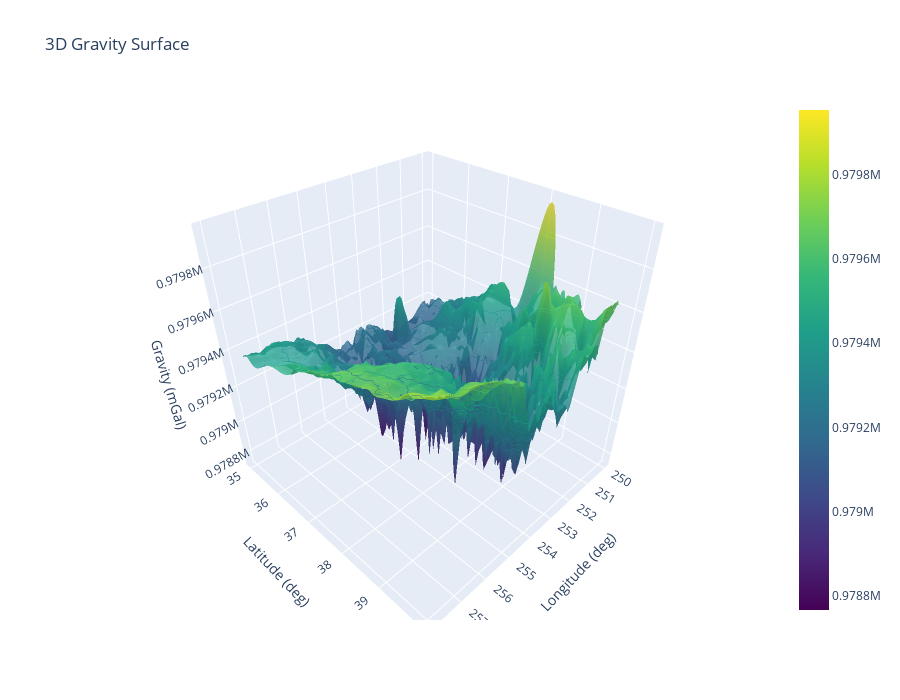

This figure's notebook cell:
### Code cell
import plotly.graph_objects as go
import numpy as np
from scipy.interpolate import griddata

# Ваши данные
longitudes = loader.colorado['longitude(deg)']
latitudes = loader.colorado['latitude(deg)']
heights = loader.colorado[CFG.TARGET]

# Интерполяция
grid_x, grid_y = np.mgrid[
    min(longitudes):max(longitudes):100j,
    min(latitudes):max(latitudes):100j
]
grid_z = griddata(
    (longitudes, latitudes), heights, (grid_x, grid_y), method='cubic'
)

# Создаем 3D-поверхность
fig = go.Figure(data=[go.Surface(
    x=grid_x, y=grid_y, z=grid_z,
    colorscale='Viridis',
    opacity=0.8,
    contours_z=dict(show=True, usecolormap=True))
])

# Настройки макета
fig.update_layout(
    title='3D Gravity Surface',
    scene=dict(
        xaxis_title='Longitude (deg)',
        yaxis_title='Latitude (deg)',
        zaxis_title='Gravity (mGal)',
    ),
    autosize=False,
    width=900,
    height=700,
)

fig.show()

### Figure 1 — Plotly figure (JSON) as saved in the notebook; plotly's stock layout.template omitted (floating-point values rounded to 4 significant figures; data arrays with more than 128 entries replaced by an {"elided": "..."} marker saying what was removed)
{"data": [{"colorscale": [[0, "#440154"], [0.1111, "#482878"], [0.2222, "#3e4989"], [0.3333, "#31688e"], [0.4444, "#26828e"], [0.5556, "#1f9e89"], [0.6667, "#35b779"], [0.7778, "#6ece58"], [0.8889, "#b5de2b"], [1, "#fde725"]], "contours": {"z": {"show": true, "usecolormap": true}}, "opacity": 0.8, "type": "surface", "x": {"elided": "100x100 float values"}, "y": {"elided": "100x100 float values"}, "z": {"elided": "100x100 float values"}}], "layout": {"autosize": false, "height": 700, "scene": {"xaxis": {"title": {"text": "Longitude (deg)"}}, "yaxis": {"title": {"text": "Latitude (deg)"}}, "zaxis": {"title": {"text": "Gravity (mGal)"}}}, "title": {"text": "3D Gravity Surface"}, "width": 900}}
